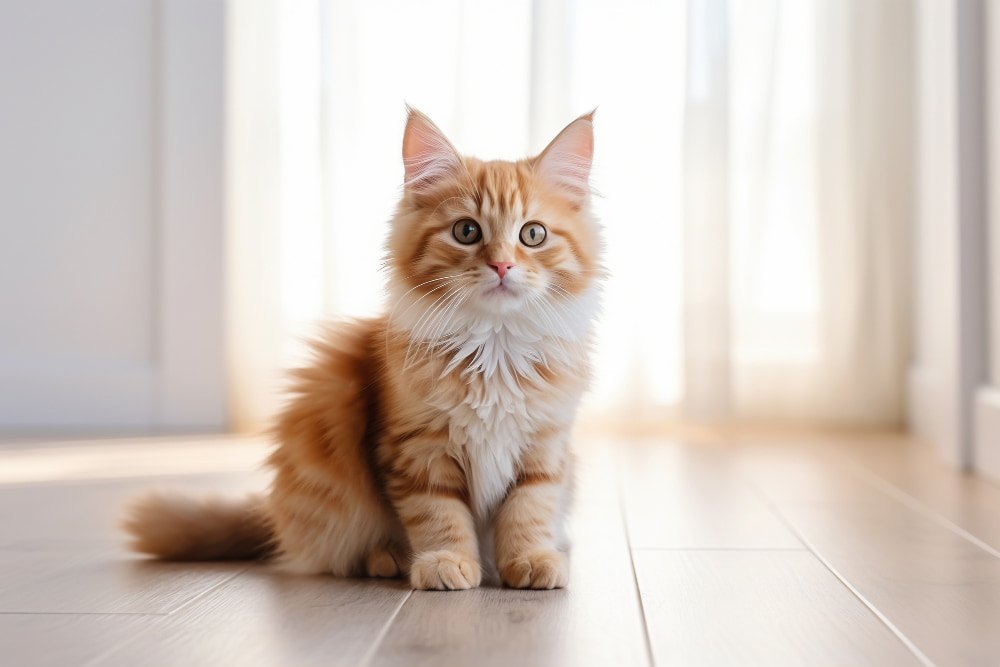
#> input picture OpenCV301/ImageFile/Cat.jpg, 1000 x 667 px, found by its file name
$ python 'ROI(Region of Interest).py'
#> lines starting #> are read from the running program, lines starting #| are printed output that depends on the picture; after the words box and inside, x2 and y2 are one past the last pixel; in counts of white or black regions, pixels touching at a corner belong together
# ROI(Region of Interest) = İlgilenilen Alan resimde istediğimiz kısım üzerinde çalışmamızı sağlar.

import cv2 as cv
import numpy as np

src = cv.imread("OpenCV301/ImageFile/Cat.jpg")
#> src is the input picture: shape (667, 1000, 3); mean B, G, R 190.6, 199, 211.1

h,w = src.shape[:2]
#> h = 667; w = 1000

img = src.copy()

roi = img[80:650, 400:600, :]
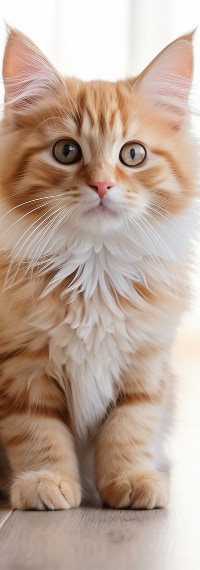
#> roi: shape (570, 200, 3); mean B, G, R 151.5, 166.1, 188.5

roi.shape[:2]

cv.imshow("ROI",roi)
cv.waitKey(0)

# Roi bölgemizi ana resmimize eklersek;
img[0:570, 0:200, :] = roi
cv.imshow("ROI",img)
cv.waitKey(0)

# roi bölgesini küçültmek istersek;
res = cv.resize(roi,None,fx=0.7,fy=0.7, interpolation=cv.INTER_CUBIC)
cv.imshow("res",res)
cv.waitKey(0)

# Küçültülen resmin boyutlarına bakıp onu da normal resmimizin üstüne koyalım;
res.shape[:2]

img[0:399, 0:140, :] = res
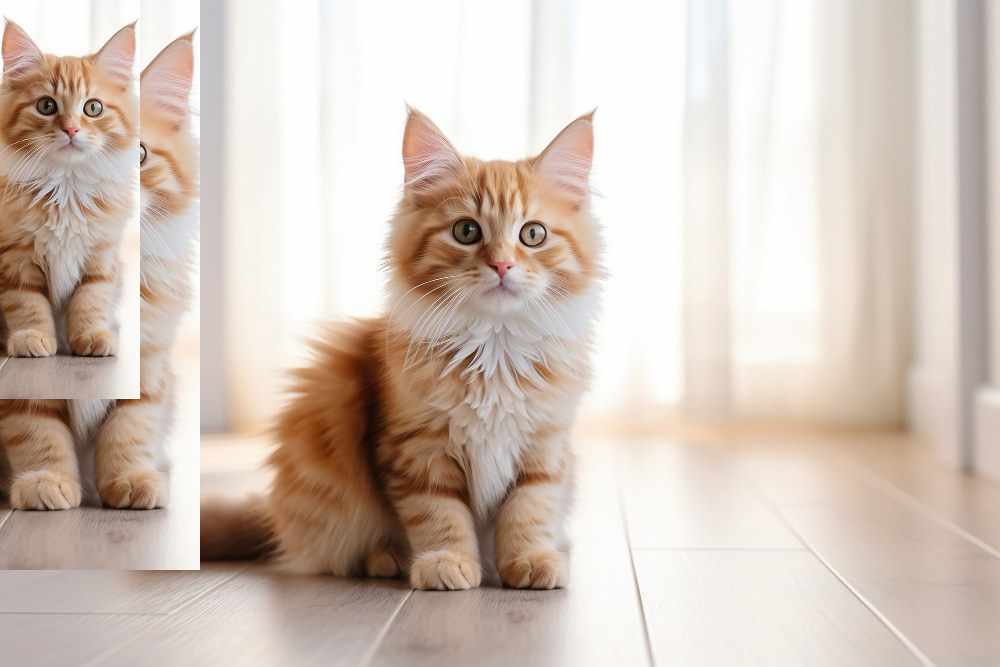
#> img: shape (667, 1000, 3); mean B, G, R 185.1, 195.6, 210.1
cv.imshow("ROI", img)
cv.waitKey(0)
# yukarıdaki kod da iki tane görsel ana görsel üstüneydi.
# Şimdi ise en son oluşturlan resmi sadece ana resme koyarsak;

src[0:399, 0:140, :] = res
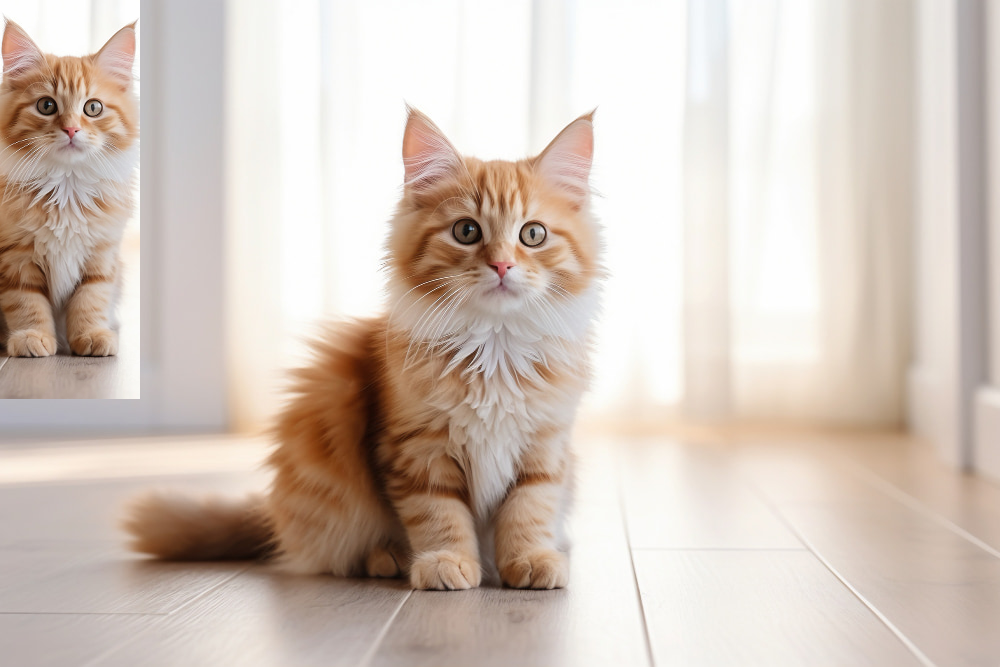
#> src: shape (667, 1000, 3); 8.37% of pixels changed, all inside (x1, y1, x2, y2) = (0, 0, 140, 399)
cv.imshow("ROI", src)
cv.waitKey(0)

$ run again, with OpenCV301/ImageFile/chessboard.jpg copied over OpenCV301/ImageFile/Cat.jpg
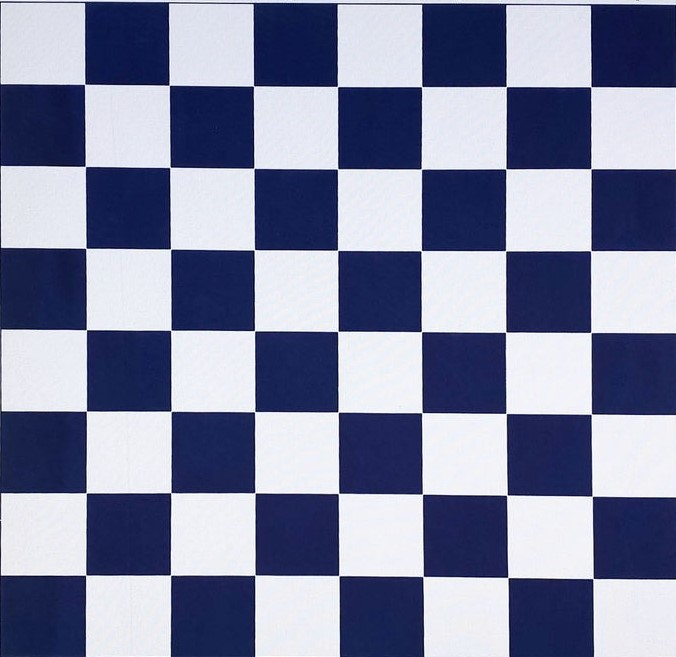
#> input picture OpenCV301/ImageFile/chessboard.jpg, 676 x 657 px, found by its file name
#> src is the input picture: shape (657, 676, 3); mean B, G, R 161.9, 134.5, 129.4
#> `res = cv.resize(roi,None,fx=0.7,fy=0.7, interpolation=cv.INTER_CUBIC)`:
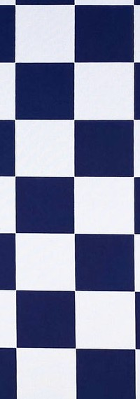
#> res: shape (399, 140, 3); mean B, G, R 163.3, 135.9, 131.6
#> `src[0:399, 0:140, :] = res`:
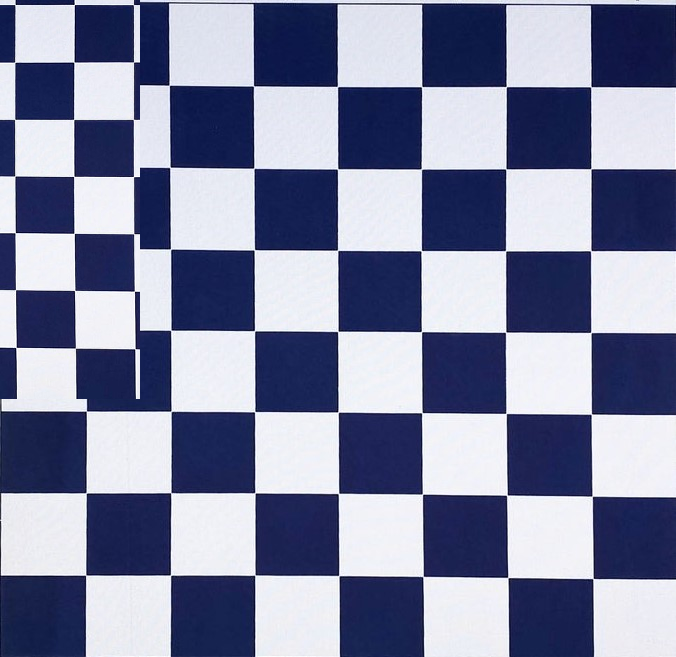
#> src: shape (657, 676, 3); 12.57% of pixels changed, all inside (x1, y1, x2, y2) = (0, 0, 140, 399)
